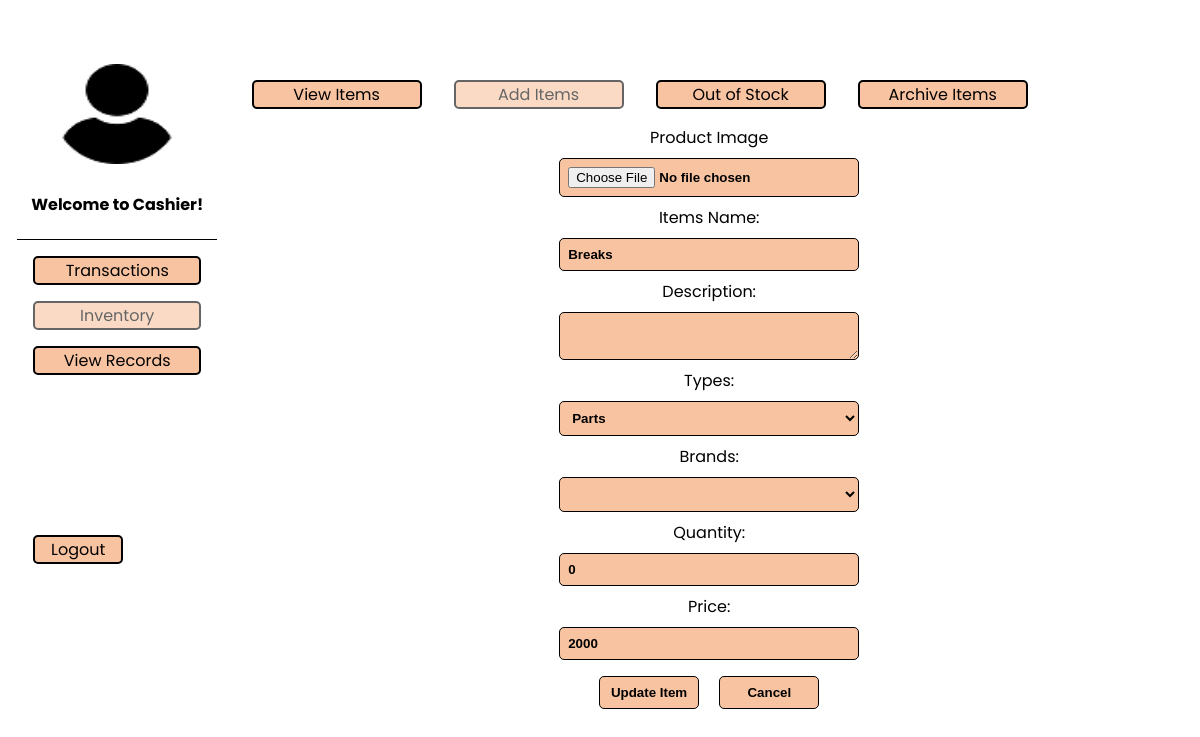
The page /inventory/update_inventory.php?id=1 on the database its author committed.
### tables this page shows
CREATE TABLE `tbl_inventory` (
  `item_id` int(10) NOT NULL,
  `item_name` varchar(255) NOT NULL,
  `type` varchar(255) NOT NULL,
  `quantity` int(11) NOT NULL,
  `price` int(11) NOT NULL,
  `image` varchar(255) NOT NULL,
  `description` varchar(255) NOT NULL,
  `status` varchar(50) NOT NULL,
  `brand` varchar(255) NOT NULL
);

### inventory/update_inventory.php (the view, shortened to what this page needs)
<?php
include "../dbcon.php";
$id = $_GET['id'] ?? null;
$statement = $pdo->prepare('SELECT * FROM tbl_brand order by brand_id desc');
$statement->execute();
$brands = $statement->fetchAll(PDO::FETCH_ASSOC);
$statement = $pdo->prepare('SELECT * FROM tbl_inventory where item_id = :id');
$statement->bindValue(':id', $id);
$statement->execute();
$item_detail = $statement->fetch(PDO::FETCH_ASSOC);
$item_name = $item_detail['item_name'];
$description = $item_detail['description'];
$type = $item_detail['type'];
$brand = $item_detail['brand'];
$quantity = $item_detail['quantity'];
$price = $item_detail['price'];
?>
<!DOCTYPE html>
<html lang="en">
  <head>
    <link rel="stylesheet" href="../css/index.css" />
  </head>
  <body>
    <div class="admin-main">
      <div class="admin-image">
        <img
          src="../images/logoo.png"
          alt="admin logo"
          width="120"
          height="100"
        />
        <?php if ($_SESSION["Roles"] == 'admin'): ?>
          <h4>Welcome to Admin!</h4>
        <?php else: ?>
          <h4>Welcome to Cashier!</h4>
        <?php endif;?>
      </div>
      <ul>
        <li><a href="../order/order.php">Transactions</a></li>
        <li class="disabled" ><a href="../inventory/inventory.php">Inventory</a></li>
        <li><a href="../view_orders/viewitem.php">View Records</a></li>
        <li class="logout"><a href="../logout.php">Logout</a></li>
      </ul>
    </div>
    <div class="admin-contents">
      <div class="navbar">
        <li><a href="inventory.php">View Items</a></li>
        <li class="disabled"><a href="">Add Items</a></li>
        <li><a href="out_stock.php">Out of Stock</a></li>
        <li><a href="archive_items.php">Archive Items</a></li>
      </div>
      <div class="add-form">
        <form method="POST" action="" enctype="multipart/form-data">
            <label class="form-label">Product Image</label>
            <input
              type="file"
              class="form-control"
              name="image"
              value="<?php echo $item_detail['image']; ?>"
            />
            <label for="">Items Name:</label>
            <input
              type="text"
              class="form-control"
              name="name"
              required
              value="<?php echo $item_name; ?>"
            />
            <label for="">Description:</label>
            <textarea
              type="text"
              class="form-control"
              name="description"
              required><?php echo $description; ?></textarea>
            <label for="">Types:</label>
            <select name="types">
            <option selected value="<?php echo $type; ?>"><?php echo $type; ?></option>
            </select>
            <label for="">Brands:</label>
            <select name="brand">
            <option selected value="<?php echo $brand; ?>"><?php echo $brand; ?></option>
            <?php foreach ($brands as $i => $item):?>
              <option value="<?php echo $item['brand_name']; ?>"><?php echo $item['brand_name']; ?></option>
              <?php endforeach;?>
            </select>
            <label for="">Quantity:</label>
            <input
              type="number"
              min="0"
              class="form-control"
              name="quantity"
              required
              value="<?php echo $quantity; ?>"
            />
            <label for="">Price:</label>
            <input
              type="number"
              min="0"
              class="form-control"
              name="price"
              required
              value="<?php echo $price; ?>"
            />
          <div class="buttons-form">
            <input type="submit" class="btn" value="Update Item" />
            <input type="reset" class="btn" value="Cancel" />
          </div>
        </form>
      </div>
    </div>
  </body>
</html>

### css/index.css (style rules this page uses)
* { box-sizing: border-box; }
body { box-sizing: border-box; margin: 0.5rem; margin-top: 4rem; font-family: 'Poppins', sans-serif; display: flex; justify-content: space-around; }
.disabled { pointer-events:none; opacity: 0.6; }
.admin-main ul { list-style-type: none; margin: 0; padding: 0; width: 200px; }
.admin-main li a { display: block; color: #000; text-decoration: none; }
.admin-main li { text-align: center; margin: 1rem; border: 2px solid black; border-radius: 5px; background-color: rgb(248, 195, 160); }
.admin-main .admin-image { width: 200px; text-align: center; border-bottom: 1px solid black; }
.admin-main .logout { margin-top: 10rem; width: 90px; }
.admin-contents { width: 80%; }
.admin-contents li a { display: block; color: #000; text-decoration: none; }
.admin-contents li { width: 170px; list-style-type: none; text-align: center; margin: 1rem; border: 2px solid black; border-radius: 5px; background-color: rgb(248, 195, 160); }
.admin-contents .navbar { display: flex; justify-content: flex-start; }
.add-form { width: 80%; margin: auto; }
.add-form form { width: 100%; margin: auto; display: flex; flex-direction: column; text-align: left; align-items: center; }
.add-form form select, .add-form form input, .add-form form textarea { margin: 0.5rem; padding: 0.5rem; width: 300px; border: 1px solid black; border-radius: 5px; background-color: rgb(248, 195, 160); font-weight: bold; }
.add-form .btn { width: 100px; }

### rows shown on the page
tbl_inventory: name "Breaks", types "Parts", quantity "0", price "2000"
